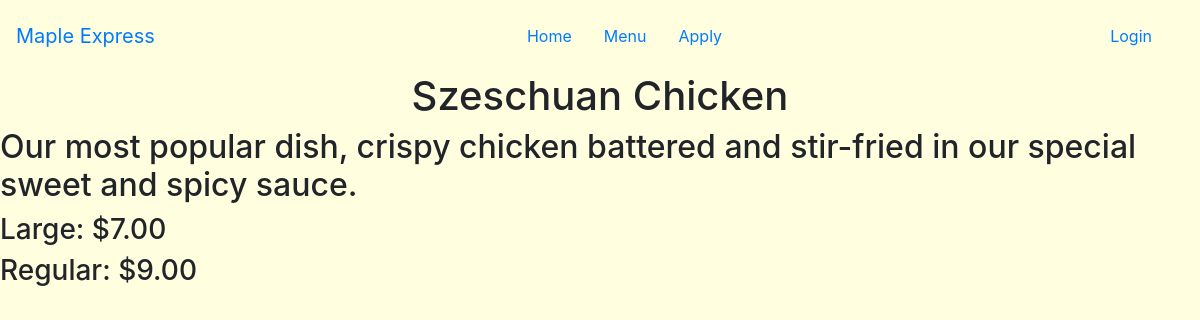
Page /chicken_menu/1 on the committed database.
### maple/models.py (models this page shows, shortened)
class Chicken(models.Model):
    name = models.CharField(max_length=200)
    description = models.CharField(max_length=500)
    large = models.DecimalField(decimal_places=2, max_digits=4)
    regular = models.DecimalField(decimal_places=2, max_digits=4)
    image = models.ImageField(upload_to='images', default="https://www.takeoutlist.com/assets/images/food_default.png")

### maple/views.py (the view)
# urls.py: path('chicken_menu/<int:chicken_id>', views.chicken_detail, name="chicken_detail"),
def chicken_detail(request, chicken_id):
    item = Chicken.objects.get(pk=chicken_id)
    return render(request, 'maple/menu_detail.html', {'menu': item})

### maple/templates/maple/menu_detail.html (shortened to what this page needs)
{% extends 'maple/base.html' %}
{% block body %}
    <h1>{{ menu.name }}</h1>
    <h2>{{ menu.description }}</h2>
    <h3>Large: ${{ menu.large }}</h3>
    <h3>Regular: ${{ menu.regular }}</h3>
{% endblock %}

### maple/static/maple/style.css (style rules this page uses)
body { background: #FFFFE0 !important; }
h1 { text-align: center; }

### rows in the picture
Chicken: name "Szeschuan Chicken", description "Our most popular dish, crispy chicken battered and stir-fried in our special sweet and spicy sauce.", large "7.00", regular "9.00"
